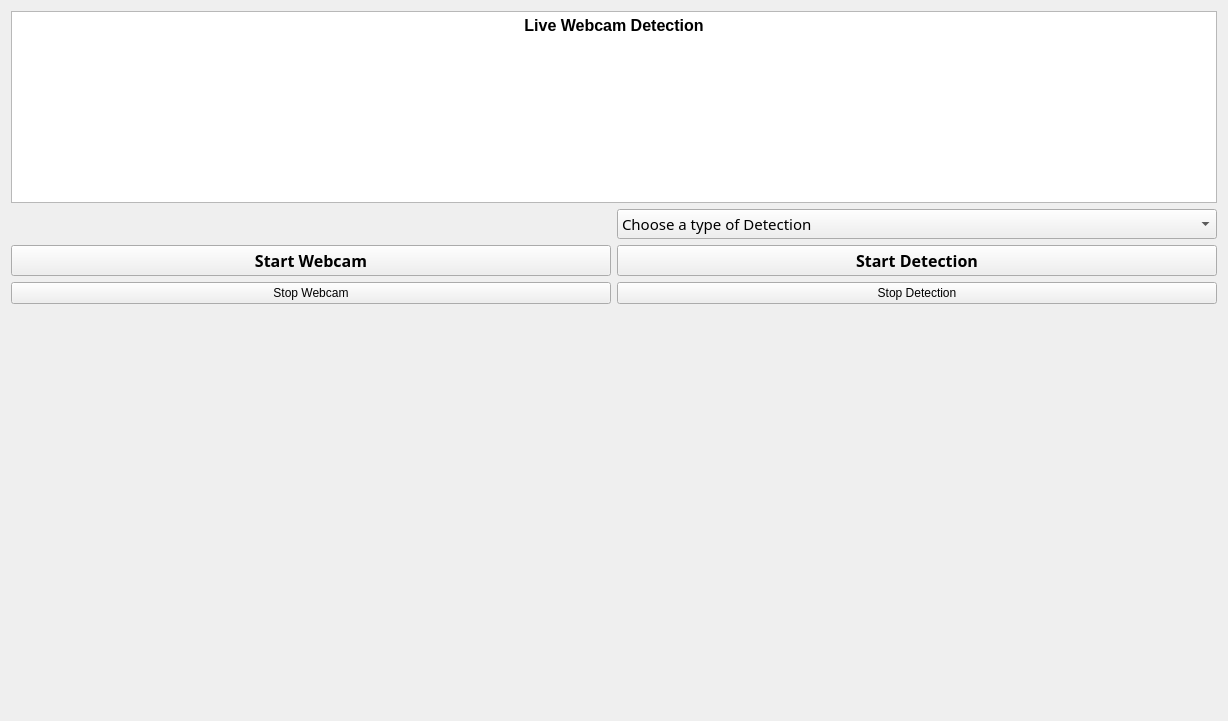
      <widget class="QWidget" name="tab_WebcamDet">
       <attribute name="title">
        <string>Live-Webcam Detection</string>
       </attribute>
       <layout class="QGridLayout" name="gridLayout_10">
        <item row="3" column="2">
         <layout class="QGridLayout" name="gridLayout">
          <item row="2" column="1">
           <widget class="QPushButton" name="btn_startWebcamDet">
            <property name="font">
             <font>
              <family>Segoe UI Semilight</family>
              <pointsize>12</pointsize>
              <weight>99</weight>
              <italic>false</italic>
              <bold>true</bold>
             </font>
            </property>
            <property name="text">
             <string>Start Detection</string>
            </property>
           </widget>
          </item>
          <item row="4" column="1">
           <widget class="QLabel" name="lb_webcamDet">
            <property name="sizePolicy">
             <sizepolicy hsizetype="Preferred" vsizetype="Expanding">
              <horstretch>0</horstretch>
              <verstretch>0</verstretch>
             </sizepolicy>
            </property>
            <property name="minimumSize">
             <size>
              <width>600</width>
              <height>400</height>
             </size>
            </property>
            <property name="text">
             <string/>
            </property>
           </widget>
          </item>
          <item row="0" column="0" colspan="2">
           <widget class="QTextEdit" name="txt_WebcamHeading">
            <property name="sizePolicy">
             <sizepolicy hsizetype="Expanding" vsizetype="Preferred">
              <horstretch>0</horstretch>
              <verstretch>0</verstretch>
             </sizepolicy>
            </property>
            <property name="html">
             <string>&lt;!DOCTYPE HTML PUBLIC &quot;-//W3C//DTD HTML 4.0//EN&quot; &quot;http://www.w3.org/TR/REC-html40/strict.dtd&quot;&gt;
&lt;html&gt;&lt;head&gt;&lt;meta name=&quot;qrichtext&quot; content=&quot;1&quot; /&gt;&lt;style type=&quot;text/css&quot;&gt;
p, li { white-space: pre-wrap; }
&lt;/style&gt;&lt;/head&gt;&lt;body style=&quot; font-family:'Segoe UI Semilight'; font-size:12pt; font-weight:600; font-style:normal;&quot;&gt;
&lt;p align=&quot;center&quot; style=&quot; margin-top:0px; margin-bottom:0px; margin-left:0px; margin-right:0px; -qt-block-indent:0; text-indent:0px;&quot;&gt;Live Webcam Detection&lt;/p&gt;&lt;/body&gt;&lt;/html&gt;</string>
            </property>
           </widget>
          </item>
          <item row="4" column="0">
           <widget class="QLabel" name="lb_webcam">
            <property name="sizePolicy">
             <sizepolicy hsizetype="Preferred" vsizetype="Expanding">
              <horstretch>0</horstretch>
              <verstretch>0</verstretch>
             </sizepolicy>
            </property>
            <property name="minimumSize">
             <size>
              <width>600</width>
              <height>400</height>
             </size>
            </property>
            <property name="text">
             <string/>
            </property>
           </widget>
          </item>
          <item row="2" column="0">
           <widget class="QPushButton" name="btn_startWebcam">
            <property name="font">
             <font>
              <family>Segoe UI Semilight</family>
              <pointsize>12</pointsize>
              <weight>99</weight>
              <italic>false</italic>
              <bold>true</bold>
             </font>
            </property>
            <property name="styleSheet">
             <string notr="true"/>
            </property>
            <property name="text">
             <string>Start Webcam</string>
            </property>
           </widget>
          </item>
          <item row="1" column="1">
           <widget class="QComboBox" name="comboBox">
            <property name="font">
             <font>
              <family>Segoe UI Semilight</family>
              <pointsize>11</pointsize>
              <weight>50</weight>
              <italic>false</italic>
              <bold>false</bold>
             </font>
            </property>
            <item>
             <property name="text">
              <string>Choose a type of Detection</string>
             </property>
            </item>
            <item>
             <property name="text">
              <string>TechVidvan Hand Gesture Detection</string>
             </property>
            </item>
            <item>
             <property name="text">
              <string>OpenMMLab Video Detection YOLOV3</string>
             </property>
            </item>
            <item>
             <property name="text">
              <string>OpenMMLab Video Detection FasterRCNN</string>
             </property>
            </item>
           </widget>
          </item>
          <item row="3" column="0">
           <widget class="QPushButton" name="btn_stopWebcam">
            <property name="text">
             <string>Stop Webcam</string>
            </property>
           </widget>
          </item>
          <item row="3" column="1">
           <widget class="QPushButton" name="btn_stopWebcamDet">
            <property name="text">
             <string>Stop Detection</string>
            </property>
           </widget>
          </item>
         </layout>
        </item>
       </layout>
      </widget>
